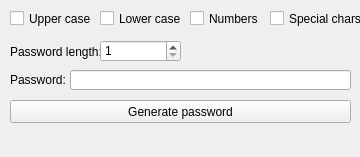
<?xml version="1.0" encoding="UTF-8"?>
<ui version="4.0">
 <class>MainWindow</class>
 <widget class="QMainWindow" name="MainWindow">
  <property name="geometry">
   <rect>
    <x>0</x>
    <y>0</y>
    <width>360</width>
    <height>157</height>
   </rect>
  </property>
  <property name="windowTitle">
   <string>Password generator :: by Sektor</string>
  </property>
  <widget class="QWidget" name="centralWidget">
   <widget class="QCheckBox" name="cbUpper">
    <property name="geometry">
     <rect>
      <x>10</x>
      <y>10</y>
      <width>81</width>
      <height>17</height>
     </rect>
    </property>
    <property name="text">
     <string>Upper case</string>
    </property>
   </widget>
   <widget class="QCheckBox" name="cbLower">
    <property name="geometry">
     <rect>
      <x>100</x>
      <y>10</y>
      <width>81</width>
      <height>17</height>
     </rect>
    </property>
    <property name="text">
     <string>Lower case</string>
    </property>
   </widget>
   <widget class="QCheckBox" name="cbNumbers">
    <property name="geometry">
     <rect>
      <x>190</x>
      <y>10</y>
      <width>70</width>
      <height>17</height>
     </rect>
    </property>
    <property name="text">
     <string>Numbers</string>
    </property>
   </widget>
   <widget class="QCheckBox" name="cbSpecChars">
    <property name="geometry">
     <rect>
      <x>270</x>
      <y>10</y>
      <width>91</width>
      <height>17</height>
     </rect>
    </property>
    <property name="text">
     <string>Special chars</string>
    </property>
   </widget>
   <widget class="QLabel" name="label">
    <property name="geometry">
     <rect>
      <x>10</x>
      <y>42</y>
      <width>91</width>
      <height>20</height>
     </rect>
    </property>
    <property name="text">
     <string>Password length:</string>
    </property>
   </widget>
   <widget class="QSpinBox" name="sbLength">
    <property name="geometry">
     <rect>
      <x>100</x>
      <y>40</y>
      <width>81</width>
      <height>22</height>
     </rect>
    </property>
    <property name="minimum">
     <number>1</number>
    </property>
    <property name="maximum">
     <number>1000</number>
    </property>
   </widget>
   <widget class="QLabel" name="label_2">
    <property name="geometry">
     <rect>
      <x>10</x>
      <y>70</y>
      <width>61</width>
      <height>20</height>
     </rect>
    </property>
    <property name="text">
     <string>Password:</string>
    </property>
   </widget>
   <widget class="QLineEdit" name="tbPassword">
    <property name="geometry">
     <rect>
      <x>70</x>
      <y>70</y>
      <width>281</width>
      <height>20</height>
     </rect>
    </property>
   </widget>
   <widget class="QPushButton" name="btnGenerate">
    <property name="geometry">
     <rect>
      <x>10</x>
      <y>100</y>
      <width>341</width>
      <height>23</height>
     </rect>
    </property>
    <property name="text">
     <string>Generate password</string>
    </property>
   </widget>
  </widget>
  <widget class="QMenuBar" name="menuBar">
   <property name="geometry">
    <rect>
     <x>0</x>
     <y>0</y>
     <width>360</width>
     <height>21</height>
    </rect>
   </property>
  </widget>
 </widget>
 <layoutdefault spacing="6" margin="11"/>
 <resources/>
 <connections>
  <connection>
   <sender>btnGenerate</sender>
   <signal>clicked()</signal>
   <receiver>MainWindow</receiver>
   <slot>GeneratePassword()</slot>
   <hints>
    <hint type="sourcelabel">
     <x>50</x>
     <y>127</y>
    </hint>
    <hint type="destinationlabel">
     <x>92</x>
     <y>116</y>
    </hint>
   </hints>
  </connection>
 </connections>
 <slots>
  <slot>GeneratePassword()</slot>
 </slots>
</ui>
